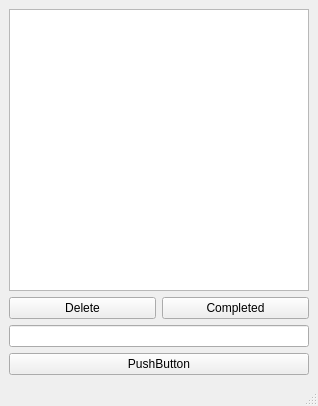
<?xml version="1.0" encoding="UTF-8"?>
<ui version="4.0">
 <class>MainWindow</class>
 <widget class="QMainWindow" name="MainWindow">
  <property name="geometry">
   <rect>
    <x>0</x>
    <y>0</y>
    <width>318</width>
    <height>406</height>
   </rect>
  </property>
  <property name="windowTitle">
   <string>MainWindow</string>
  </property>
  <widget class="QWidget" name="centralwidget">
   <layout class="QVBoxLayout" name="verticalLayout">
    <item>
     <widget class="QListView" name="todoView"/>
    </item>
    <item>
     <layout class="QHBoxLayout" name="horizontalLayout">
      <item>
       <widget class="QPushButton" name="deleteButton">
        <property name="text">
         <string>Delete</string>
        </property>
       </widget>
      </item>
      <item>
       <widget class="QPushButton" name="completeButton">
        <property name="text">
         <string>Completed</string>
        </property>
       </widget>
      </item>
     </layout>
    </item>
    <item>
     <widget class="QLineEdit" name="todoEdit"/>
    </item>
    <item>
     <widget class="QPushButton" name="completeButton_2">
      <property name="text">
       <string>PushButton</string>
      </property>
     </widget>
    </item>
   </layout>
  </widget>
  <widget class="QMenuBar" name="menubar">
   <property name="geometry">
    <rect>
     <x>0</x>
     <y>0</y>
     <width>318</width>
     <height>33</height>
    </rect>
   </property>
  </widget>
  <widget class="QStatusBar" name="statusbar"/>
 </widget>
 <resources/>
 <connections/>
</ui>
